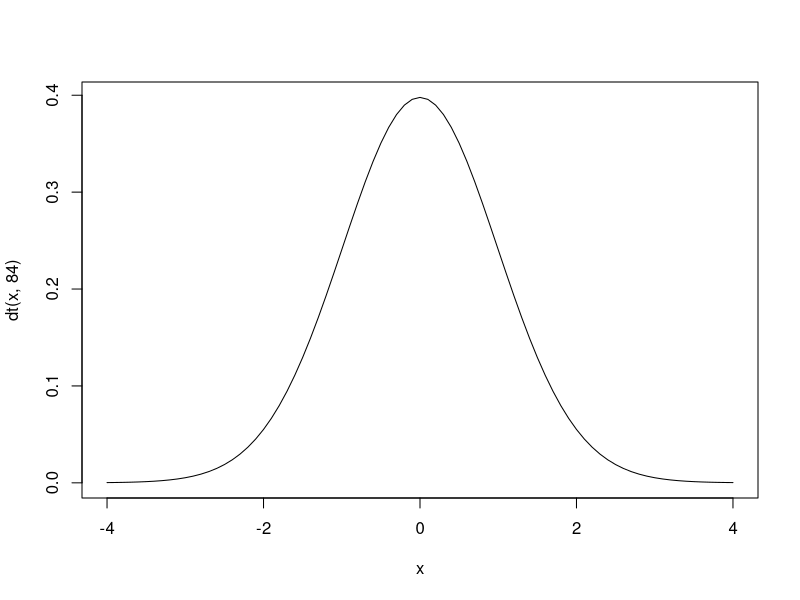
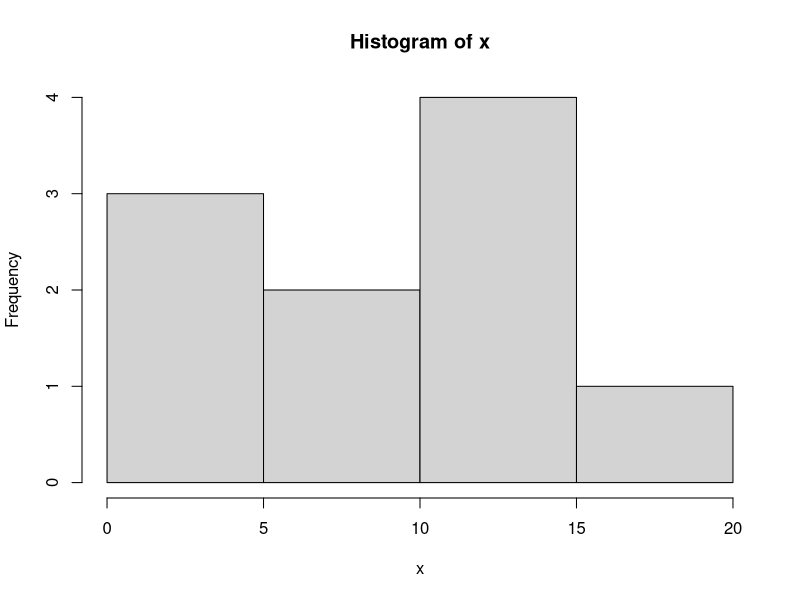
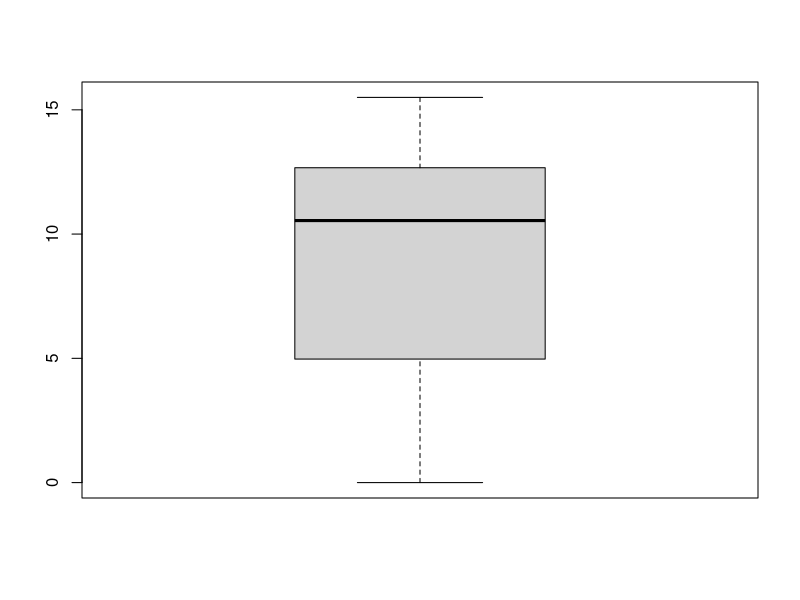

Reproduce these figures in R, in order. (Note: this script raises an error after producing the figures.)
data <- read.csv("Balance.csv")
data

str(data)
# 표준편차
sd(data$balance)


x <- seq(-4,4,0.1)

## 정규분포에서의 높이값
plot(x,dt(x,84), 'l')

## t검정을 해주는 함수
t.test(data$balance)

## 99% 신뢰구간
t.test(data$balance, conf.level=0.99)

## 모비율 추정
## x : 성공의 개수
## n : 시도횟수
prop.test(0.53*1500, 1500, correct=FALSE)
## 99% 구간
prop.test(0.53*1500, 1500, correct=FALSE, conf.level=0.99)
?prop.test

## 
x <- c(15.5, 11.21, 12.67, 8.87, 12.15, 9.88, 2.06, 14.5, 0, 4.97)
hist(x)
boxplot(x)

## 가정체크 
shapiro.test(x)

t.test(x)
t.test(x, mu=8.1)

## 단측검정 
t.test(x, mu=8.1, alter="greater")


## ### HW2 1번 
movie_MBA <- read.csv("movie_MBA2.csv")
movie_MBA
head(movie_MBA)

#15세 이상 관람가에 대한 데이터
movie_2 <- movie_MBA[movie_MBA$rating=="15세이상관람가", ]

head(movie_2)

## 15세이상 관람가의 관객수
t.test(movie_2$total_seen)

## 가설 검정
shapiro.test(movie_2$total_seen)



##################### 2번 한국에서 개봉한 15세 이상 관람가 영화의 평균이 1500000 보다 크다고 주장한다 사실이냐

## 15세이상 관람가에 대한 T검정
  t.test(movie_2$total_seen, mu = 1500000, alter="greater")



################### 3번 #########################
## 15세
head(movie_2)

## 12세
movie_3 <- movie_MBA[movie_MBA$rating=="12세이상관람가", ]

## 검정 체크
boxplot(movie_2$total_seen)
boxplot(movie_3$total_seen)

head(movie_3)

## 두 집단에 대해 row bind 처리
movie_cat <- rbind(movie_2, movie_3)
str(movie_cat)

## 분산
var.test(movie_cat$total_seen~movie_cat$rating, data=movie_cat)

## 독립표본
t.test(movie_cat$total_seen~movie_cat$rating, data=movie_3 , alter="less")

####################################################

######################### 4번#########################
earing <- read.csv("Earnings.csv")
head(earing)

## 기술통계량
summary(earing$Actual)

## 기술 통계량
summary(earing$Predicted)

## 두 값의 차이 컬럼 추가
earing$diff <- earing$Actual - earing$Predicted
head(earing)

## 문제의 가설검정
shapiro.test(earing$Actual - earing$Predicted)

## 차이에 대한 T검정
t.test(earing$diff)


######################################################

## 단일 집단의 모비율에 대한 검정
prop.test(67,120)

## 두 집단의 모비율간의 검정
prop.test(c(60,120), c(150,250), alter="less")
